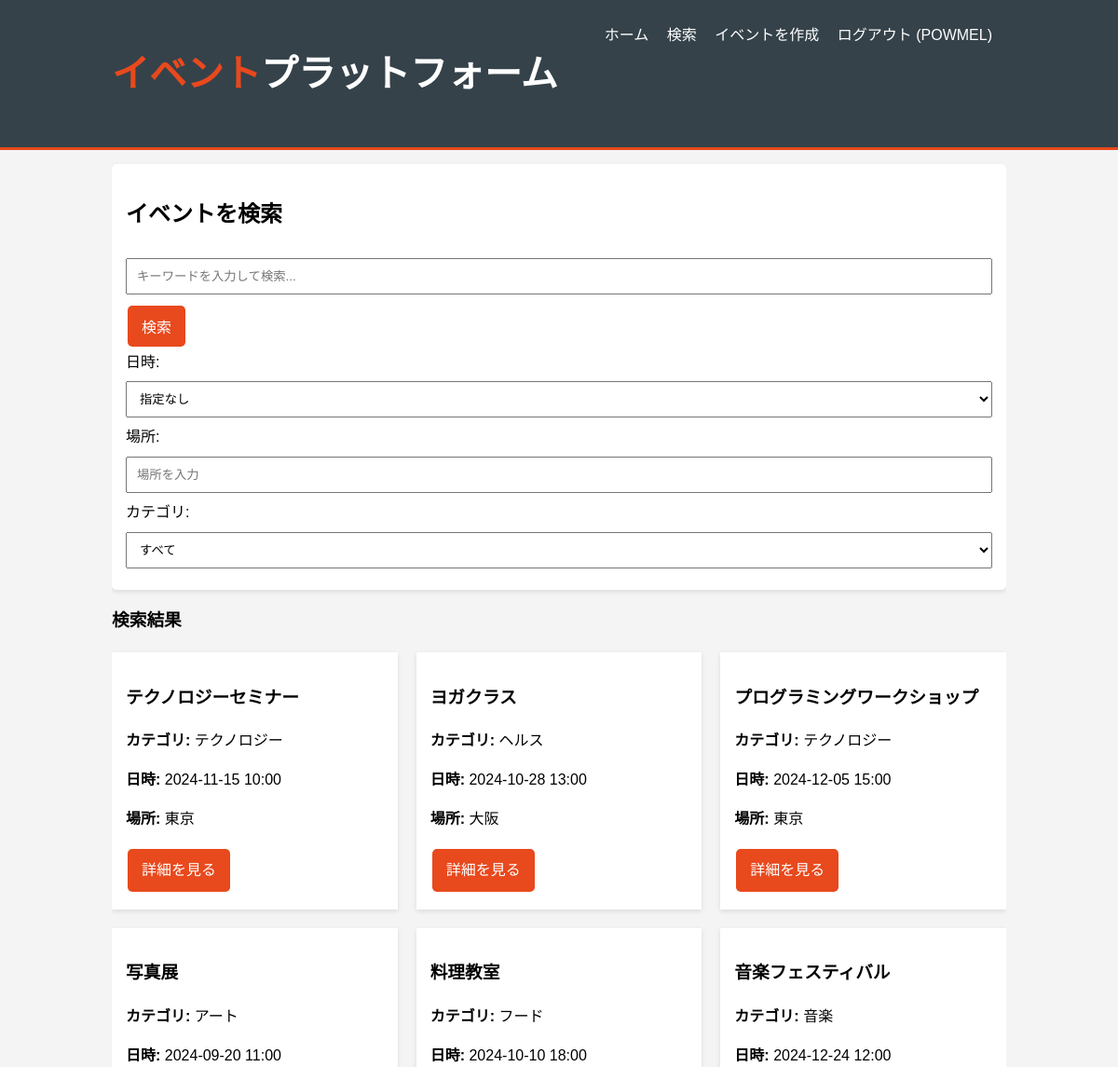
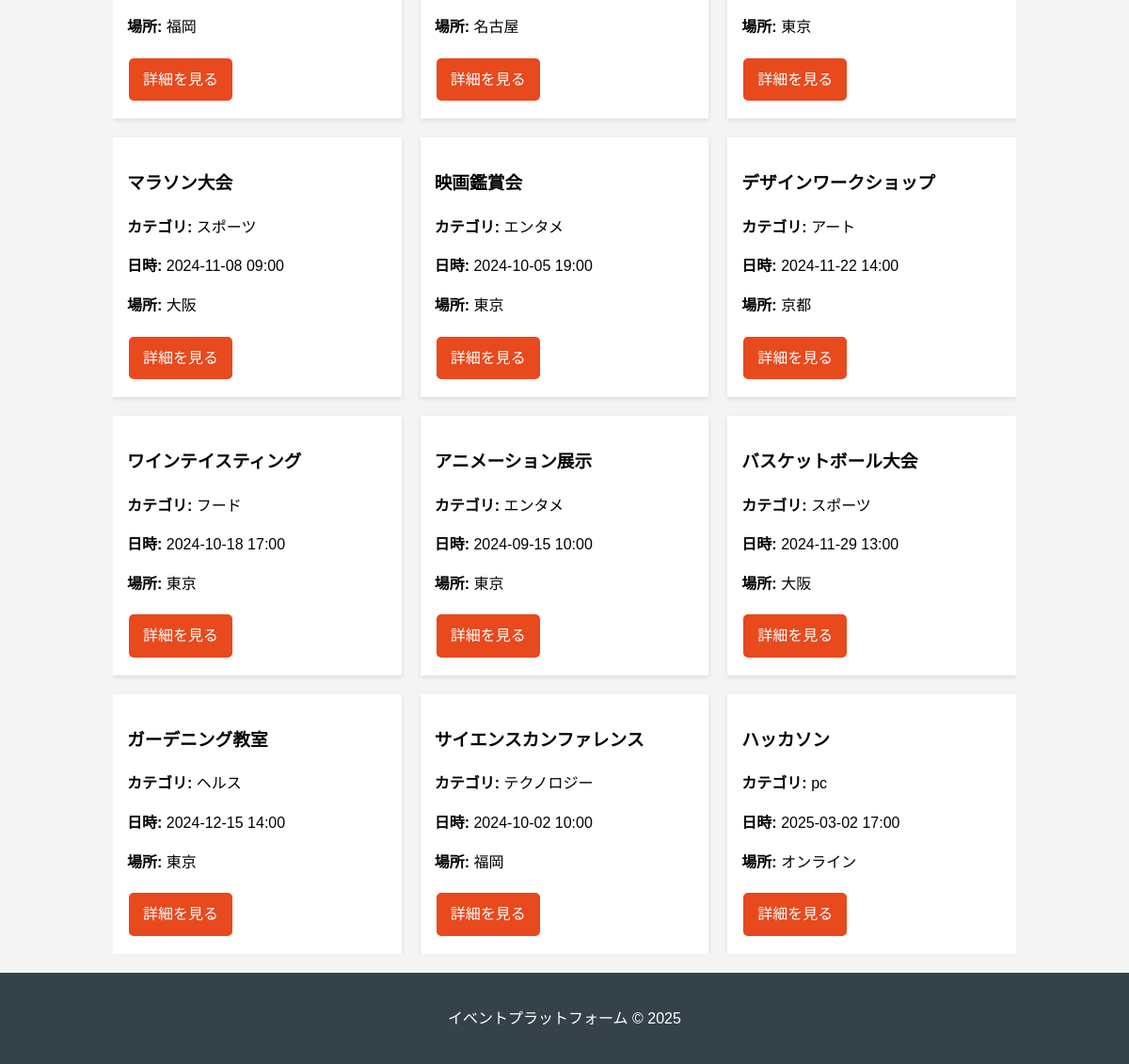
Page /search (signed in) on the committed database (2 pictures, top to bottom).
### app.py (models this page shows)
class Event(db.Model):
    id = db.Column(db.Integer, primary_key=True)
    title = db.Column(db.String(100), nullable=False)
    description = db.Column(db.Text, nullable=False)
    location = db.Column(db.String(100), nullable=False)
    date = db.Column(db.DateTime, nullable=False)
    category = db.Column(db.String(50), nullable=False)
    user_id = db.Column(db.Integer, db.ForeignKey('user.id'), nullable=False)
    image_filename = db.Column(db.String(255), nullable=True) # 画像ファイル名を追加
    comments = db.relationship('Comment', backref='event', lazy=True)
    participants = db.relationship('Participant', backref='event', lazy=True)

### app.py (the view, shortened to what this page needs)
@app.route('/search')
def search():
    query = request.args.get('query', '')
    date_sort = request.args.get('date_sort', '')
    location_filter = request.args.get('location_filter', '')
    category_filter = request.args.get('category_filter', '')
    categories = [category[0] for category in db.session.query(Event.category).distinct().all()]
    base_query = Event.query
    if location_filter:
        base_query = base_query.filter(Event.location.contains(location_filter))
    if category_filter:
        base_query = base_query.filter(Event.category == category_filter)
    if date_sort == 'asc':
        base_query = base_query.order_by(Event.date.asc())
    elif date_sort == 'desc':
        base_query = base_query.order_by(Event.date.desc())
    events = base_query.all()
    return render_template(
        'search.html',
        events=events,
        query=query,
        date_sort=date_sort,
        location_filter=location_filter,
        category_filter=category_filter,
        categories = categories
    )

### templates/search.html (shortened to what this page needs)
{% extends "layout.html" %}
{% block content %}
    <div class="card">
        <h2>イベントを検索</h2>
        <form method="GET" action="{{ url_for('search') }}">
            <div>
                <input type="text" name="query" placeholder="キーワードを入力して検索..." value="{{ query }}">
                <button type="submit" class="btn">検索</button>
            </div>
            <div>
                <label for="date_sort">日時:</label>
                <select name="date_sort" id="date_sort">
                    <option value="">指定なし</option>
                </select>
                <label for="location_filter">場所:</label>
                <input type="text" name="location_filter" id="location_filter" placeholder="場所を入力" value="{{ location_filter }}">
                <label for="category_filter">カテゴリ:</label>
                <select name="category_filter" id="category_filter">
                    <option value="">すべて</option>
                </select>
            </div>
        </form>
    </div>
    <h3>検索結果</h3>
    <div class="event-grid">
        {% for event in events %}
            <div class="event-card">
                <h3>{{ event.title }}</h3>
                <p><strong>カテゴリ:</strong> {{ event.category }}</p>
                <p><strong>日時:</strong> {{ event.date.strftime('%Y-%m-%d %H:%M') }}</p>
                <p><strong>場所:</strong> {{ event.location }}</p>
                <a href="{{ url_for('event_detail', event_id=event.id) }}" class="btn">詳細を見る</a>
            </div>
        {% else %}
            <p>一致するイベントはありません。</p>
        {% endfor %}
    </div>
{% endblock %}

### static/style.css (style rules this page uses)
body { font-family: Arial, sans-serif; margin: 20px; background-color: #f4f4f4; }
.card { background-color: #fff; padding: 20px; margin-bottom: 20px; border-radius: 5px; box-shadow: 0 2px 5px rgba(0, 0, 0, 0.1); }
.btn { background-color: #5cb85c; border: none; color: white; padding: 10px 20px; text-align: center; text-decoration: none; display: inline-block; font-size: 16px; margin: 4px 2px; cursor: pointer; border-radius: 5px; }

### templates/layout.html (style rules this page uses)
body { font-family: Arial, sans-serif; margin: 0; padding: 0; background-color: #f4f4f4; line-height: 1.6; }
.card { background: white; padding: 15px; margin: 15px 0; box-shadow: 0 2px 5px rgba(0,0,0,0.1); }
.btn { display: inline-block; background: #e8491d; color: white; padding: 10px 15px; border: none; cursor: pointer; text-decoration: none; }
form input, form textarea, form select { width: 100%; padding: 10px; margin: 8px 0; box-sizing: border-box; }
.event-grid { display: grid; grid-template-columns: repeat(auto-fill, minmax(300px, 1fr)); grid-gap: 20px; }
.event-card { background: white; padding: 15px; box-shadow: 0 2px 5px rgba(0,0,0,0.1); }

### rows in the picture
Event: title "テクノロジーセミナー", category "テクノロジー", date "2024-11-15 10:00", location "東京"
Event: title "ヨガクラス", category "ヘルス", date "2024-10-28 13:00", location "大阪"
Event: title "プログラミングワークショップ", category "テクノロジー", date "2024-12-05 15:00", location "東京"
Event: title "写真展", category "アート", date "2024-09-20 11:00", location "福岡"
Event: title "料理教室", category "フード", date "2024-10-10 18:00", location "名古屋"
Event: title "音楽フェスティバル", category "音楽", date "2024-12-24 12:00", location "東京"
Event: title "マラソン大会", category "スポーツ", date "2024-11-08 09:00", location "大阪"
Event: title "映画鑑賞会", category "エンタメ", date "2024-10-05 19:00", location "東京"
Event: title "デザインワークショップ", category "アート", date "2024-11-22 14:00", location "京都"
Event: title "ワインテイスティング", category "フード", date "2024-10-18 17:00", location "東京"
Event: title "アニメーション展示", category "エンタメ", date "2024-09-15 10:00", location "東京"
Event: title "バスケットボール大会", category "スポーツ", date "2024-11-29 13:00", location "大阪"
Event: title "ガーデニング教室", category "ヘルス", date "2024-12-15 14:00", location "東京"
Event: title "サイエンスカンファレンス", category "テクノロジー", date "2024-10-02 10:00", location "福岡"
Event: title "ハッカソン", category "pc", date "2025-03-02 17:00", location "オンライン"

### other values in the picture
{{ session['username'] }} "POWMEL"
